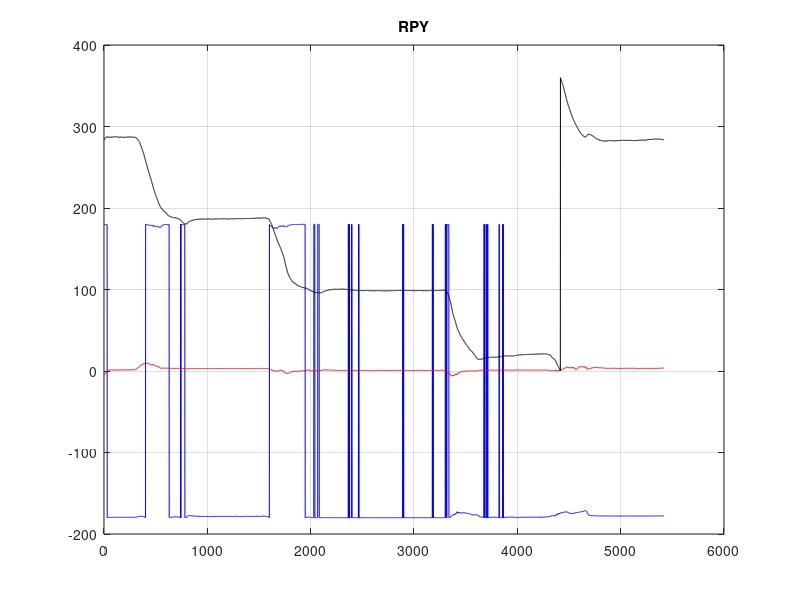

This figure's MATLAB source:
clear all;
close all;
clc;
% RPY plot
RPY = load('YSaveWindows2018_4_16_15-04-51.TXT');
Roll =  RPY(:,1);
Pitch = RPY(:,2);
Yaw =   RPY(:,3);
axis([1 10000 -180 360]);
t = 1:length(Roll);
set(gca,'Ytick',[-180 5 360]);
plot(t, Roll,'b');
hold on;
plot(t, Pitch,'r')
hold on;
plot(t, Yaw,'k');
title('RPY');
grid on